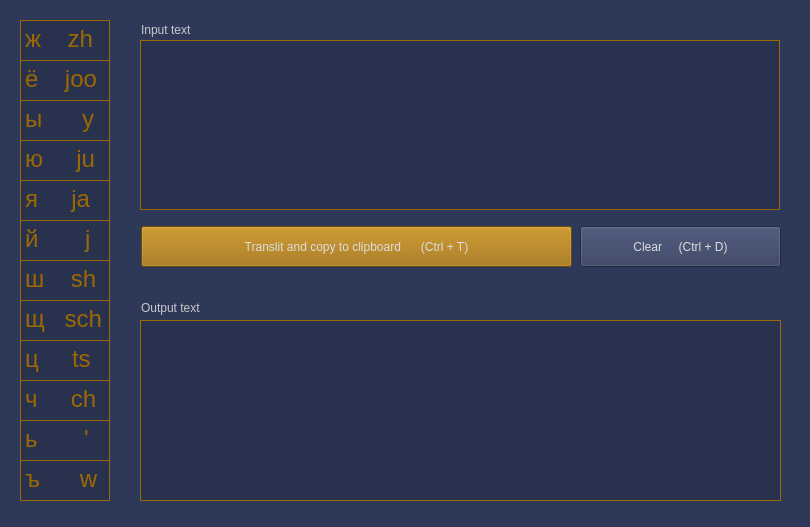
<?xml version="1.0" encoding="UTF-8"?>
<ui version="4.0">
 <class>MainWindow</class>
 <widget class="QMainWindow" name="MainWindow">
  <property name="geometry">
   <rect>
    <x>0</x>
    <y>0</y>
    <width>810</width>
    <height>527</height>
   </rect>
  </property>
  <property name="windowTitle">
   <string>Translit</string>
  </property>
  <property name="styleSheet">
   <string notr="true">color: rgb(141, 195, 229);
border-color: rgb(85, 170, 255);
border-color: rgb(85, 170, 255);
font: 18pt &quot;Tahoma&quot;;
color: rgb(230, 230, 115);
background-color: rgb(46, 57, 90);
font: 12pt &quot;Tahoma&quot;;</string>
  </property>
  <widget class="QWidget" name="centralwidget">
   <widget class="QLabel" name="label">
    <property name="geometry">
     <rect>
      <x>141</x>
      <y>20</y>
      <width>69</width>
      <height>19</height>
     </rect>
    </property>
    <property name="styleSheet">
     <string notr="true">color: rgb(202, 202, 202);</string>
    </property>
    <property name="text">
     <string>Input text</string>
    </property>
   </widget>
   <widget class="QPushButton" name="translit_button">
    <property name="geometry">
     <rect>
      <x>141</x>
      <y>226</y>
      <width>431</width>
      <height>41</height>
     </rect>
    </property>
    <property name="styleSheet">
     <string notr="true">color: rgb(221, 221, 221);

background-color: rgb(156, 104, 0);</string>
    </property>
    <property name="text">
     <string>Translit and copy to clipboard      (Ctrl + T)</string>
    </property>
    <property name="icon">
     <iconset resource="icon_01.qrc">
      <normaloff>:/icon_01/icons/post_add_white_24dp.svg</normaloff>:/icon_01/icons/post_add_white_24dp.svg</iconset>
    </property>
    <property name="iconSize">
     <size>
      <width>24</width>
      <height>24</height>
     </size>
    </property>
   </widget>
   <widget class="QTextBrowser" name="textBrowser_4">
    <property name="geometry">
     <rect>
      <x>20</x>
      <y>100</y>
      <width>90</width>
      <height>41</height>
     </rect>
    </property>
    <property name="styleSheet">
     <string notr="true">color: rgb(156, 104, 0);
font: 18pt &quot;Tahoma&quot;;
background-color: rgba(0, 0, 0, 35);
border: 1px solid rgb(156, 104, 0);
border-color: rgb(156, 104, 0);</string>
    </property>
    <property name="html">
     <string>&lt;!DOCTYPE HTML PUBLIC &quot;-//W3C//DTD HTML 4.0//EN&quot; &quot;http://www.w3.org/TR/REC-html40/strict.dtd&quot;&gt;
&lt;html&gt;&lt;head&gt;&lt;meta name=&quot;qrichtext&quot; content=&quot;1&quot; /&gt;&lt;meta charset=&quot;utf-8&quot; /&gt;&lt;style type=&quot;text/css&quot;&gt;
p, li { white-space: pre-wrap; }
hr { height: 1px; border-width: 0; }
li.unchecked::marker { content: &quot;\2610&quot;; }
li.checked::marker { content: &quot;\2612&quot;; }
&lt;/style&gt;&lt;/head&gt;&lt;body style=&quot; font-family:'Tahoma'; font-size:18pt; font-weight:400; font-style:normal;&quot;&gt;
&lt;p style=&quot; margin-top:0px; margin-bottom:0px; margin-left:0px; margin-right:0px; -qt-block-indent:0; text-indent:0px;&quot;&gt;ы      y&lt;/p&gt;&lt;/body&gt;&lt;/html&gt;</string>
    </property>
   </widget>
   <widget class="QTextBrowser" name="textBrowser_5">
    <property name="geometry">
     <rect>
      <x>20</x>
      <y>60</y>
      <width>90</width>
      <height>41</height>
     </rect>
    </property>
    <property name="styleSheet">
     <string notr="true">color: rgb(156, 104, 0);
font: 18pt &quot;Tahoma&quot;;
background-color: rgba(0, 0, 0, 35);
border: 1px solid rgb(156, 104, 0);
border-color: rgb(156, 104, 0);</string>
    </property>
    <property name="html">
     <string>&lt;!DOCTYPE HTML PUBLIC &quot;-//W3C//DTD HTML 4.0//EN&quot; &quot;http://www.w3.org/TR/REC-html40/strict.dtd&quot;&gt;
&lt;html&gt;&lt;head&gt;&lt;meta name=&quot;qrichtext&quot; content=&quot;1&quot; /&gt;&lt;meta charset=&quot;utf-8&quot; /&gt;&lt;style type=&quot;text/css&quot;&gt;
p, li { white-space: pre-wrap; }
hr { height: 1px; border-width: 0; }
li.unchecked::marker { content: &quot;\2610&quot;; }
li.checked::marker { content: &quot;\2612&quot;; }
&lt;/style&gt;&lt;/head&gt;&lt;body style=&quot; font-family:'Tahoma'; font-size:18pt; font-weight:400; font-style:normal;&quot;&gt;
&lt;p style=&quot; margin-top:0px; margin-bottom:0px; margin-left:0px; margin-right:0px; -qt-block-indent:0; text-indent:0px;&quot;&gt;ё    joo&lt;/p&gt;&lt;/body&gt;&lt;/html&gt;</string>
    </property>
   </widget>
   <widget class="QTextBrowser" name="textBrowser_6">
    <property name="geometry">
     <rect>
      <x>20</x>
      <y>20</y>
      <width>90</width>
      <height>41</height>
     </rect>
    </property>
    <property name="styleSheet">
     <string notr="true">color: rgb(156, 104, 0);
font: 18pt &quot;Tahoma&quot;;
background-color: rgba(0, 0, 0, 35);
border: 1px solid rgb(156, 104, 0);
border-color: rgb(156, 104, 0);</string>
    </property>
    <property name="html">
     <string>&lt;!DOCTYPE HTML PUBLIC &quot;-//W3C//DTD HTML 4.0//EN&quot; &quot;http://www.w3.org/TR/REC-html40/strict.dtd&quot;&gt;
&lt;html&gt;&lt;head&gt;&lt;meta name=&quot;qrichtext&quot; content=&quot;1&quot; /&gt;&lt;meta charset=&quot;utf-8&quot; /&gt;&lt;style type=&quot;text/css&quot;&gt;
p, li { white-space: pre-wrap; }
hr { height: 1px; border-width: 0; }
li.unchecked::marker { content: &quot;\2610&quot;; }
li.checked::marker { content: &quot;\2612&quot;; }
&lt;/style&gt;&lt;/head&gt;&lt;body style=&quot; font-family:'Tahoma'; font-size:18pt; font-weight:400; font-style:normal;&quot;&gt;
&lt;p align=&quot;justify&quot; style=&quot; margin-top:12px; margin-bottom:12px; margin-left:0px; margin-right:0px; -qt-block-indent:0; text-indent:0px;&quot;&gt;ж    zh&lt;/p&gt;&lt;/body&gt;&lt;/html&gt;</string>
    </property>
   </widget>
   <widget class="QTextBrowser" name="textBrowser_7">
    <property name="geometry">
     <rect>
      <x>20</x>
      <y>220</y>
      <width>90</width>
      <height>41</height>
     </rect>
    </property>
    <property name="styleSheet">
     <string notr="true">color: rgb(156, 104, 0);
font: 18pt &quot;Tahoma&quot;;
background-color: rgba(0, 0, 0, 35);
border: 1px solid rgb(156, 104, 0);
border-color: rgb(156, 104, 0);</string>
    </property>
    <property name="html">
     <string>&lt;!DOCTYPE HTML PUBLIC &quot;-//W3C//DTD HTML 4.0//EN&quot; &quot;http://www.w3.org/TR/REC-html40/strict.dtd&quot;&gt;
&lt;html&gt;&lt;head&gt;&lt;meta name=&quot;qrichtext&quot; content=&quot;1&quot; /&gt;&lt;meta charset=&quot;utf-8&quot; /&gt;&lt;style type=&quot;text/css&quot;&gt;
p, li { white-space: pre-wrap; }
hr { height: 1px; border-width: 0; }
li.unchecked::marker { content: &quot;\2610&quot;; }
li.checked::marker { content: &quot;\2612&quot;; }
&lt;/style&gt;&lt;/head&gt;&lt;body style=&quot; font-family:'Tahoma'; font-size:18pt; font-weight:400; font-style:normal;&quot;&gt;
&lt;p style=&quot; margin-top:0px; margin-bottom:0px; margin-left:0px; margin-right:0px; -qt-block-indent:0; text-indent:0px;&quot;&gt;й       j&lt;/p&gt;&lt;/body&gt;&lt;/html&gt;</string>
    </property>
   </widget>
   <widget class="QTextBrowser" name="textBrowser_8">
    <property name="geometry">
     <rect>
      <x>20</x>
      <y>140</y>
      <width>90</width>
      <height>41</height>
     </rect>
    </property>
    <property name="styleSheet">
     <string notr="true">color: rgb(156, 104, 0);
font: 18pt &quot;Tahoma&quot;;
background-color: rgba(0, 0, 0, 35);
border: 1px solid rgb(156, 104, 0);
border-color: rgb(156, 104, 0);</string>
    </property>
    <property name="html">
     <string>&lt;!DOCTYPE HTML PUBLIC &quot;-//W3C//DTD HTML 4.0//EN&quot; &quot;http://www.w3.org/TR/REC-html40/strict.dtd&quot;&gt;
&lt;html&gt;&lt;head&gt;&lt;meta name=&quot;qrichtext&quot; content=&quot;1&quot; /&gt;&lt;meta charset=&quot;utf-8&quot; /&gt;&lt;style type=&quot;text/css&quot;&gt;
p, li { white-space: pre-wrap; }
hr { height: 1px; border-width: 0; }
li.unchecked::marker { content: &quot;\2610&quot;; }
li.checked::marker { content: &quot;\2612&quot;; }
&lt;/style&gt;&lt;/head&gt;&lt;body style=&quot; font-family:'Tahoma'; font-size:18pt; font-weight:400; font-style:normal;&quot;&gt;
&lt;p style=&quot; margin-top:0px; margin-bottom:0px; margin-left:0px; margin-right:0px; -qt-block-indent:0; text-indent:0px;&quot;&gt;ю     ju&lt;/p&gt;&lt;/body&gt;&lt;/html&gt;</string>
    </property>
   </widget>
   <widget class="QTextBrowser" name="textBrowser_9">
    <property name="geometry">
     <rect>
      <x>20</x>
      <y>180</y>
      <width>90</width>
      <height>41</height>
     </rect>
    </property>
    <property name="styleSheet">
     <string notr="true">color: rgb(156, 104, 0);
font: 18pt &quot;Tahoma&quot;;
background-color: rgba(0, 0, 0, 35);
border: 1px solid rgb(156, 104, 0);
border-color: rgb(156, 104, 0);</string>
    </property>
    <property name="html">
     <string>&lt;!DOCTYPE HTML PUBLIC &quot;-//W3C//DTD HTML 4.0//EN&quot; &quot;http://www.w3.org/TR/REC-html40/strict.dtd&quot;&gt;
&lt;html&gt;&lt;head&gt;&lt;meta name=&quot;qrichtext&quot; content=&quot;1&quot; /&gt;&lt;meta charset=&quot;utf-8&quot; /&gt;&lt;style type=&quot;text/css&quot;&gt;
p, li { white-space: pre-wrap; }
hr { height: 1px; border-width: 0; }
li.unchecked::marker { content: &quot;\2610&quot;; }
li.checked::marker { content: &quot;\2612&quot;; }
&lt;/style&gt;&lt;/head&gt;&lt;body style=&quot; font-family:'Tahoma'; font-size:18pt; font-weight:400; font-style:normal;&quot;&gt;
&lt;p style=&quot; margin-top:0px; margin-bottom:0px; margin-left:0px; margin-right:0px; -qt-block-indent:0; text-indent:0px;&quot;&gt;я     ja&lt;/p&gt;&lt;/body&gt;&lt;/html&gt;</string>
    </property>
   </widget>
   <widget class="QTextBrowser" name="textBrowser_10">
    <property name="geometry">
     <rect>
      <x>20</x>
      <y>380</y>
      <width>90</width>
      <height>41</height>
     </rect>
    </property>
    <property name="styleSheet">
     <string notr="true">color: rgb(156, 104, 0);
font: 18pt &quot;Tahoma&quot;;
background-color: rgba(0, 0, 0, 35);
border: 1px solid rgb(156, 104, 0);
border-color: rgb(156, 104, 0);</string>
    </property>
    <property name="html">
     <string>&lt;!DOCTYPE HTML PUBLIC &quot;-//W3C//DTD HTML 4.0//EN&quot; &quot;http://www.w3.org/TR/REC-html40/strict.dtd&quot;&gt;
&lt;html&gt;&lt;head&gt;&lt;meta name=&quot;qrichtext&quot; content=&quot;1&quot; /&gt;&lt;meta charset=&quot;utf-8&quot; /&gt;&lt;style type=&quot;text/css&quot;&gt;
p, li { white-space: pre-wrap; }
hr { height: 1px; border-width: 0; }
li.unchecked::marker { content: &quot;\2610&quot;; }
li.checked::marker { content: &quot;\2612&quot;; }
&lt;/style&gt;&lt;/head&gt;&lt;body style=&quot; font-family:'Tahoma'; font-size:18pt; font-weight:400; font-style:normal;&quot;&gt;
&lt;p style=&quot; margin-top:0px; margin-bottom:0px; margin-left:0px; margin-right:0px; -qt-block-indent:0; text-indent:0px;&quot;&gt;ч     ch&lt;/p&gt;&lt;/body&gt;&lt;/html&gt;</string>
    </property>
   </widget>
   <widget class="QTextBrowser" name="textBrowser_11">
    <property name="geometry">
     <rect>
      <x>20</x>
      <y>420</y>
      <width>90</width>
      <height>41</height>
     </rect>
    </property>
    <property name="styleSheet">
     <string notr="true">color: rgb(156, 104, 0);
font: 18pt &quot;Tahoma&quot;;
background-color: rgba(0, 0, 0, 35);
border: 1px solid rgb(156, 104, 0);
border-color: rgb(156, 104, 0);</string>
    </property>
    <property name="html">
     <string>&lt;!DOCTYPE HTML PUBLIC &quot;-//W3C//DTD HTML 4.0//EN&quot; &quot;http://www.w3.org/TR/REC-html40/strict.dtd&quot;&gt;
&lt;html&gt;&lt;head&gt;&lt;meta name=&quot;qrichtext&quot; content=&quot;1&quot; /&gt;&lt;meta charset=&quot;utf-8&quot; /&gt;&lt;style type=&quot;text/css&quot;&gt;
p, li { white-space: pre-wrap; }
hr { height: 1px; border-width: 0; }
li.unchecked::marker { content: &quot;\2610&quot;; }
li.checked::marker { content: &quot;\2612&quot;; }
&lt;/style&gt;&lt;/head&gt;&lt;body style=&quot; font-family:'Tahoma'; font-size:18pt; font-weight:400; font-style:normal;&quot;&gt;
&lt;p style=&quot; margin-top:0px; margin-bottom:0px; margin-left:0px; margin-right:0px; -qt-block-indent:0; text-indent:0px;&quot;&gt;ь       '&lt;/p&gt;&lt;/body&gt;&lt;/html&gt;</string>
    </property>
   </widget>
   <widget class="QTextBrowser" name="textBrowser_12">
    <property name="geometry">
     <rect>
      <x>20</x>
      <y>460</y>
      <width>90</width>
      <height>41</height>
     </rect>
    </property>
    <property name="styleSheet">
     <string notr="true">color: rgb(156, 104, 0);
font: 18pt &quot;Tahoma&quot;;
background-color: rgba(0, 0, 0, 35);
border: 1px solid rgb(156, 104, 0);
border-color: rgb(156, 104, 0);</string>
    </property>
    <property name="html">
     <string>&lt;!DOCTYPE HTML PUBLIC &quot;-//W3C//DTD HTML 4.0//EN&quot; &quot;http://www.w3.org/TR/REC-html40/strict.dtd&quot;&gt;
&lt;html&gt;&lt;head&gt;&lt;meta name=&quot;qrichtext&quot; content=&quot;1&quot; /&gt;&lt;meta charset=&quot;utf-8&quot; /&gt;&lt;style type=&quot;text/css&quot;&gt;
p, li { white-space: pre-wrap; }
hr { height: 1px; border-width: 0; }
li.unchecked::marker { content: &quot;\2610&quot;; }
li.checked::marker { content: &quot;\2612&quot;; }
&lt;/style&gt;&lt;/head&gt;&lt;body style=&quot; font-family:'Tahoma'; font-size:18pt; font-weight:400; font-style:normal;&quot;&gt;
&lt;p style=&quot; margin-top:0px; margin-bottom:0px; margin-left:0px; margin-right:0px; -qt-block-indent:0; text-indent:0px;&quot;&gt;ъ      w&lt;/p&gt;&lt;/body&gt;&lt;/html&gt;</string>
    </property>
   </widget>
   <widget class="QTextBrowser" name="textBrowser_13">
    <property name="geometry">
     <rect>
      <x>20</x>
      <y>260</y>
      <width>90</width>
      <height>41</height>
     </rect>
    </property>
    <property name="styleSheet">
     <string notr="true">color: rgb(156, 104, 0);
font: 18pt &quot;Tahoma&quot;;
background-color: rgba(0, 0, 0, 35);
border: 1px solid rgb(156, 104, 0);
border-color: rgb(156, 104, 0);</string>
    </property>
    <property name="html">
     <string>&lt;!DOCTYPE HTML PUBLIC &quot;-//W3C//DTD HTML 4.0//EN&quot; &quot;http://www.w3.org/TR/REC-html40/strict.dtd&quot;&gt;
&lt;html&gt;&lt;head&gt;&lt;meta name=&quot;qrichtext&quot; content=&quot;1&quot; /&gt;&lt;meta charset=&quot;utf-8&quot; /&gt;&lt;style type=&quot;text/css&quot;&gt;
p, li { white-space: pre-wrap; }
hr { height: 1px; border-width: 0; }
li.unchecked::marker { content: &quot;\2610&quot;; }
li.checked::marker { content: &quot;\2612&quot;; }
&lt;/style&gt;&lt;/head&gt;&lt;body style=&quot; font-family:'Tahoma'; font-size:18pt; font-weight:400; font-style:normal;&quot;&gt;
&lt;p style=&quot; margin-top:0px; margin-bottom:0px; margin-left:0px; margin-right:0px; -qt-block-indent:0; text-indent:0px;&quot;&gt;ш    sh&lt;/p&gt;&lt;/body&gt;&lt;/html&gt;</string>
    </property>
   </widget>
   <widget class="QTextBrowser" name="textBrowser_14">
    <property name="geometry">
     <rect>
      <x>20</x>
      <y>300</y>
      <width>90</width>
      <height>41</height>
     </rect>
    </property>
    <property name="styleSheet">
     <string notr="true">color: rgb(156, 104, 0);
font: 18pt &quot;Tahoma&quot;;
background-color: rgba(0, 0, 0, 35);
border: 1px solid rgb(156, 104, 0);
border-color: rgb(156, 104, 0);</string>
    </property>
    <property name="html">
     <string>&lt;!DOCTYPE HTML PUBLIC &quot;-//W3C//DTD HTML 4.0//EN&quot; &quot;http://www.w3.org/TR/REC-html40/strict.dtd&quot;&gt;
&lt;html&gt;&lt;head&gt;&lt;meta name=&quot;qrichtext&quot; content=&quot;1&quot; /&gt;&lt;meta charset=&quot;utf-8&quot; /&gt;&lt;style type=&quot;text/css&quot;&gt;
p, li { white-space: pre-wrap; }
hr { height: 1px; border-width: 0; }
li.unchecked::marker { content: &quot;\2610&quot;; }
li.checked::marker { content: &quot;\2612&quot;; }
&lt;/style&gt;&lt;/head&gt;&lt;body style=&quot; font-family:'Tahoma'; font-size:18pt; font-weight:400; font-style:normal;&quot;&gt;
&lt;p style=&quot; margin-top:0px; margin-bottom:0px; margin-left:0px; margin-right:0px; -qt-block-indent:0; text-indent:0px;&quot;&gt;щ   sch&lt;/p&gt;&lt;/body&gt;&lt;/html&gt;</string>
    </property>
   </widget>
   <widget class="QLabel" name="label_2">
    <property name="geometry">
     <rect>
      <x>141</x>
      <y>298</y>
      <width>80</width>
      <height>19</height>
     </rect>
    </property>
    <property name="styleSheet">
     <string notr="true">color: rgb(202, 202, 202);</string>
    </property>
    <property name="text">
     <string>Output text</string>
    </property>
   </widget>
   <widget class="QPushButton" name="clear_button">
    <property name="geometry">
     <rect>
      <x>580</x>
      <y>226</y>
      <width>201</width>
      <height>41</height>
     </rect>
    </property>
    <property name="styleSheet">
     <string notr="true">color: rgb(221, 221, 221);
</string>
    </property>
    <property name="text">
     <string>Clear     (Ctrl + D)</string>
    </property>
    <property name="icon">
     <iconset resource="icon_01.qrc">
      <normaloff>:/icon_01/icons/delete_white_24dp.svg</normaloff>:/icon_01/icons/delete_white_24dp.svg</iconset>
    </property>
    <property name="iconSize">
     <size>
      <width>24</width>
      <height>24</height>
     </size>
    </property>
   </widget>
   <widget class="QLabel" name="output_window">
    <property name="geometry">
     <rect>
      <x>140</x>
      <y>320</y>
      <width>641</width>
      <height>181</height>
     </rect>
    </property>
    <property name="styleSheet">
     <string notr="true">background-color: rgba(0, 0, 0, 35);
border: 1px solid rgb(156, 104, 0);
border-color: rgb(156, 104, 0);</string>
    </property>
    <property name="text">
     <string/>
    </property>
    <property name="alignment">
     <set>Qt::AlignLeading|Qt::AlignLeft|Qt::AlignTop</set>
    </property>
   </widget>
   <widget class="QTextBrowser" name="textBrowser_15">
    <property name="geometry">
     <rect>
      <x>20</x>
      <y>340</y>
      <width>90</width>
      <height>41</height>
     </rect>
    </property>
    <property name="styleSheet">
     <string notr="true">color: rgb(156, 104, 0);
font: 18pt &quot;Tahoma&quot;;
background-color: rgba(0, 0, 0, 35);
border: 1px solid rgb(156, 104, 0);
border-color: rgb(156, 104, 0);</string>
    </property>
    <property name="html">
     <string>&lt;!DOCTYPE HTML PUBLIC &quot;-//W3C//DTD HTML 4.0//EN&quot; &quot;http://www.w3.org/TR/REC-html40/strict.dtd&quot;&gt;
&lt;html&gt;&lt;head&gt;&lt;meta name=&quot;qrichtext&quot; content=&quot;1&quot; /&gt;&lt;meta charset=&quot;utf-8&quot; /&gt;&lt;style type=&quot;text/css&quot;&gt;
p, li { white-space: pre-wrap; }
hr { height: 1px; border-width: 0; }
li.unchecked::marker { content: &quot;\2610&quot;; }
li.checked::marker { content: &quot;\2612&quot;; }
&lt;/style&gt;&lt;/head&gt;&lt;body style=&quot; font-family:'Tahoma'; font-size:18pt; font-weight:400; font-style:normal;&quot;&gt;
&lt;p style=&quot; margin-top:0px; margin-bottom:0px; margin-left:0px; margin-right:0px; -qt-block-indent:0; text-indent:0px;&quot;&gt;ц     ts&lt;/p&gt;&lt;/body&gt;&lt;/html&gt;</string>
    </property>
   </widget>
   <widget class="QPlainTextEdit" name="input_window">
    <property name="geometry">
     <rect>
      <x>140</x>
      <y>40</y>
      <width>640</width>
      <height>170</height>
     </rect>
    </property>
    <property name="styleSheet">
     <string notr="true">background-color: rgba(0, 0, 0, 35);
border: 1px solid rgb(156, 104, 0);
border-color: rgb(156, 104, 0);</string>
    </property>
   </widget>
  </widget>
 </widget>
 <resources>
  <include location="icon_01.qrc"/>
 </resources>
 <connections/>
</ui>
